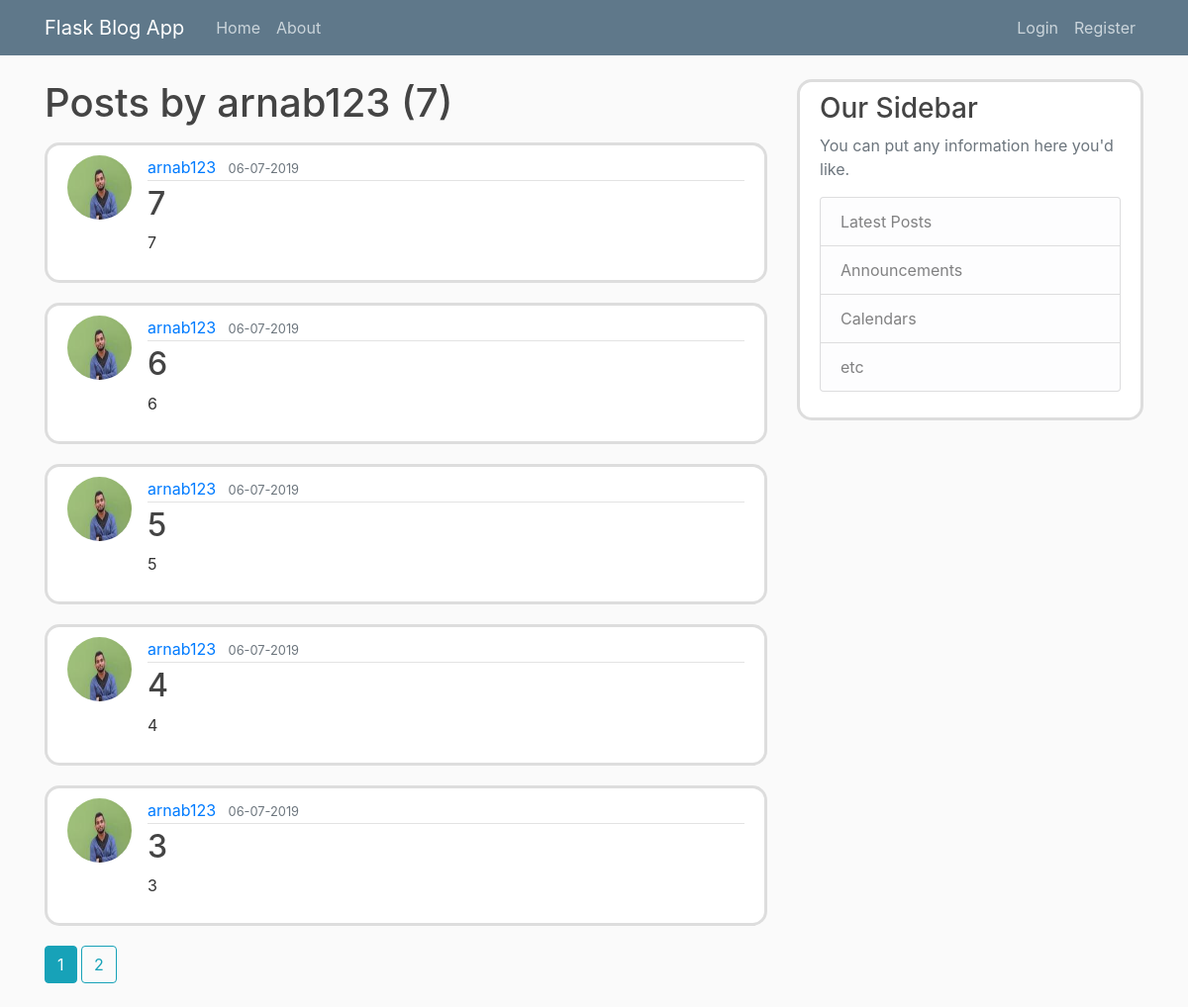
The page /user/arnab123 on the database its author committed.
### flaskblog/models.py (models this page shows, shortened)
class User(db.Model, UserMixin):
    id = db.Column(db.Integer, primary_key=True)
    username = db.Column(db.String(20), unique=True, nullable=False)
    email = db.Column(db.String(120), unique=True, nullable=False)
    image_file = db.Column(db.String(20), nullable=False, default='default.jpg')
    password = db.Column(db.String(60), nullable=False)
    posts = db.relationship('Post', backref='author', lazy=True)

class Post(db.Model):
	id = db.Column(db.Integer, primary_key = True)
	title = db.Column(db.String(100), nullable = False)
	date_posted = db.Column(db.DateTime, nullable = False, default = datetime.utcnow)
	content = db.Column(db.Text, nullable = False)
	user_id = db.Column(db.Integer, db.ForeignKey('user.id'), nullable = False) #Here 'user.id' represents 'id'

### flaskblog/users/routes.py (the view)
@users.route('/user/<string:username>')
def user_posts(username):
	page = request.args.get('page', 1, type=int)
	user = User.query.filter_by(username=username).first_or_404()
	posts = Post.query.filter_by(author=user).order_by(Post.date_posted.desc()).paginate(page=page, per_page=5)
	return render_template('user_posts.html', posts = posts, user=user)

### flaskblog/templates/user_posts.html
{% extends "layout.html" %}
{% block content %}
    <h1 class=mb-3>Posts by {{ user.username }} ({{ posts.total }})</h1>
    {% for post in posts.items %}
        <article class="media content-section">
          <img class="rounded-circle article-img" src="{{ url_for('static', filename='profile_pics/' + post.author.image_file) }}">
          <div class="media-body">
            <div class="article-metadata">
              <a class="mr-2" href="{{ url_for('users.user_posts', username=post.author.username) }}">{{ post.author.username }}</a>
              <small class="text-muted">{{ post.date_posted.strftime('%d-%m-%Y') }}</small>
            </div>
            <h2><a class="article-title" href="{{ url_for('posts.post', post_id=post.id) }}">{{ post.title }}</a></h2>
            <p class="article-content">{{ post.content }}</p>
          </div>
        </article>
    {% endfor %}
    {% for page_num in posts.iter_pages(left_edge=1, right_edge=1, left_current=1, right_current=2) %}
		{% if page_num %}
			{% if posts.page == page_num %}
				<a class="btn btn-info mb-4" href="{{ url_for('users.user_posts', username=user.username, page=page_num) }}">{{ page_num }}</a>
			{% else %}
				<a class="btn btn-outline-info mb-4" href="{{ url_for('users.user_posts', username=user.username, page=page_num) }}">{{ page_num }}</a>
			{% endif%}
		{% else %}
			...
		{% endif %}
    {% endfor %}
{% endblock content %}

### flaskblog/static/main.css (style rules this page uses)
body { background: #fafafa; color: #333333; margin-top: 5rem; }
h1, h2, h3, h4, h5, h6 { color: #444444; }
.content-section { background: #ffffff; padding: 10px 20px; border: 3px solid #dddddd; border-radius: 15px; margin-bottom: 20px; }
.article-title { color: #444444; }
.article-content { white-space: pre-line; }
.article-img { height: 65px; width: 65px; margin-right: 16px; }
.article-metadata { padding-bottom: 1px; margin-bottom: 4px; border-bottom: 1px solid #e3e3e3 }

### rows shown on the page
User: username "arnab123"
Post: image_file (picture), author.username "arnab123", date_posted "06-07-2019", title "7", content "7"
Post: image_file (picture), author.username "arnab123", date_posted "06-07-2019", title "6", content "6"
Post: image_file (picture), author.username "arnab123", date_posted "06-07-2019", title "5", content "5"
Post: image_file (picture), author.username "arnab123", date_posted "06-07-2019", title "4", content "4"
Post: image_file (picture), author.username "arnab123", date_posted "06-07-2019", title "3", content "3"

### other values the page prints
{{ posts.total }} "7"
{{ page_num }} "1"
{{ page_num }} "2"
